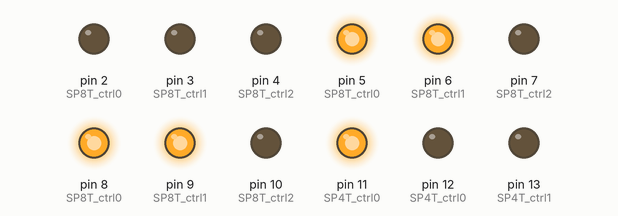
Simulated run of this sketch. Board: Arduino Uno, built with avr-gcc and run on an emulated ATmega328P. On the bench: output pins drawn as LEDs (lit = HIGH).

Above: at 2.5 s.
At 12.5 s:
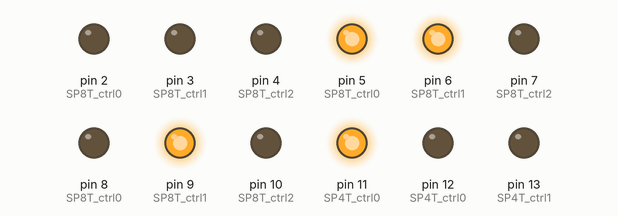
At 17.5 s:
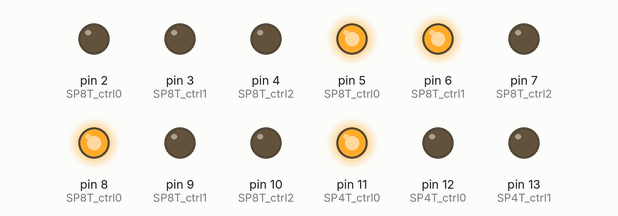
Timing chart, 0 to 23.0 s (numbered marks = the images above):
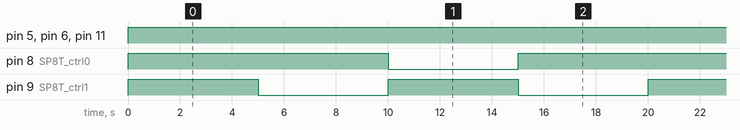

Measured:
- by itself, pin 5 (SP8T_ctrl0), pin 6 (SP8T_ctrl1), pin 11 (SP4T_ctrl0): LOW → HIGH at 0.00 s
- by itself, pin 8 (SP8T_ctrl0): repeats every 20.0 s: LOW 5.0 s, HIGH 15.0 s
- by itself, pin 9 (SP8T_ctrl1): alternates HIGH for 5.0 s and LOW for 5.0 s

The sketch:

demo_code.ino
```cpp
void setup() {
  // put your setup code here, to run once:
    Serial.begin(9600);

  pinMode(2, OUTPUT); // SP8T ctrl0
  pinMode(3, OUTPUT); // SP8T ctrl1
  pinMode(4, OUTPUT); // SP8T ctrl2
  pinMode(5, OUTPUT); // SP8T ctrl0
  pinMode(6, OUTPUT); // SP8T ctrl1
  pinMode(7, OUTPUT); // SP8T ctrl2
  pinMode(8, OUTPUT); // SP8T ctrl0
  pinMode(9, OUTPUT); // SP8T ctrl1
  pinMode(10, OUTPUT); // SP8T ctrl2
  pinMode(11, OUTPUT); // SP4T ctrl0
  pinMode(12, OUTPUT); // SP4T ctrl0
  pinMode(13, OUTPUT); // SP4T ctrl1

}

void lit1() {
digitalWrite(11, HIGH);

        // sp8t2

        digitalWrite(6, HIGH);
        digitalWrite(7, LOW);
        digitalWrite(8, HIGH);
        digitalWrite(9, HIGH);
        // sp4t
        digitalWrite(5, HIGH);
    digitalWrite(4, LOW); //v1
        digitalWrite(3, LOW); //v2
}

void lit2() {
   // sp8t1
        digitalWrite(11, HIGH);

        // sp8t2

        digitalWrite(6, HIGH);
        digitalWrite(7, LOW);
        digitalWrite(8, LOW);
        digitalWrite(9, HIGH);
        // sp4t
        digitalWrite(5, HIGH);
    digitalWrite(4, LOW); //v1
        digitalWrite(3, LOW); //v2

}

void lit3() {
          // sp8t2
        digitalWrite(6, HIGH);
        digitalWrite(7, LOW);
        digitalWrite(8, HIGH);
        digitalWrite(9, LOW);
        // sp4t
        digitalWrite(5, HIGH);
    digitalWrite(4, LOW); //v1
        digitalWrite(3, LOW); //v2
}

void loop() {
  // put your main code here, to run repeatedly:
  lit1();
  delay(5000);
  lit3();
  delay(5000);
  lit2();
  delay(5000);
  lit3();
  delay(5000);


}
```
